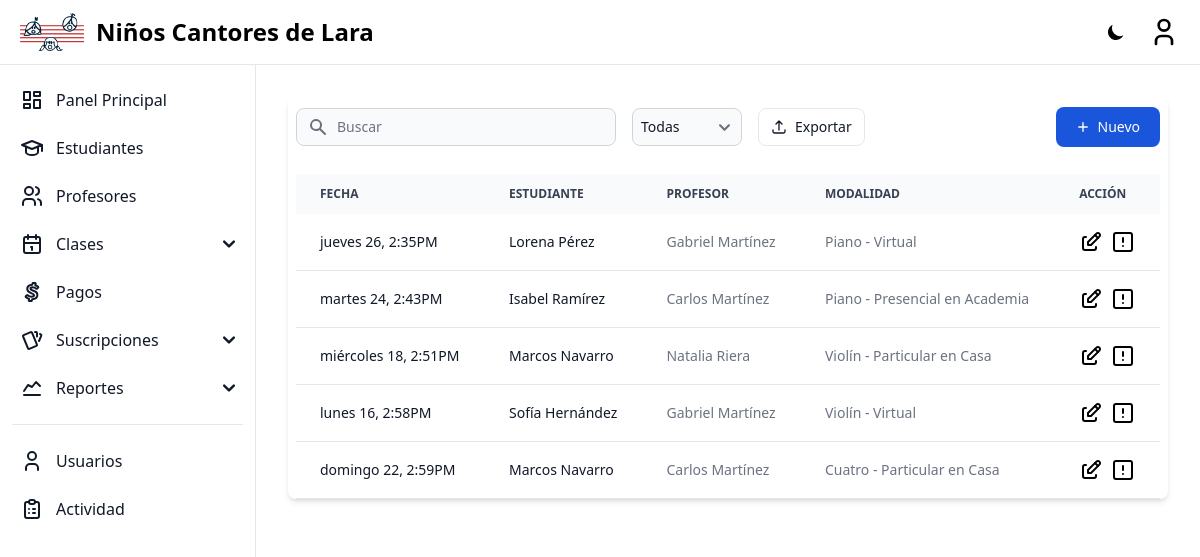
The app's page /lessons/ (signed in) with its own data.
### home/models.py (models this page shows, shortened)
class Lesson(models.Model):
    lesson_type = models.ForeignKey(LessonType, on_delete=models.CASCADE, verbose_name=_('Lesson Type'))
    subscription = models.ForeignKey('Subscription', on_delete=models.CASCADE, verbose_name=_('Subscription'))
    teacher = models.ForeignKey('Teacher', on_delete=models.CASCADE, verbose_name=_('Teacher'))
    description = models.CharField(verbose_name=_('Description'), max_length=200, blank=True, null=True)
    price = models.DecimalField(verbose_name=_('Price'), max_digits=10, decimal_places=2, blank=True, null=True)
    start_date = models.DateTimeField(verbose_name=_('Start Date'), blank=True, null=True)
    end_date = models.DateTimeField(verbose_name=_('End Date'), blank=True, null=True)
    lesson_status = models.BooleanField(verbose_name=_('Lesson Status'), default=False)  # True = Vista, False = No vista

class Subscription(models.Model):
    subscription_type = models.ForeignKey(SubscriptionType, on_delete=models.CASCADE, verbose_name=_('Subscription Type'))
    student = models.ForeignKey('Student', on_delete=models.CASCADE, verbose_name=_('Student'))
    start_date = models.DateField(verbose_name=_('Start Date'))
    end_date = models.DateField(verbose_name=_('End Date'))
    is_active = models.BooleanField(verbose_name=_('Active'), default=True)
    auto_renewal = models.BooleanField(verbose_name=_('Auto Renewal'), default=True)

class Student(models.Model):
    identify_card = models.CharField(verbose_name=_('Identify Card'), max_length=20, blank=True, null=True)
    first_name = models.CharField(verbose_name=_('First Name'), max_length=255)
    second_name = models.CharField(verbose_name=_('Second Name'), max_length=255, blank=True, null=True)
    first_surname = models.CharField(verbose_name=_('First Surname'), max_length=255)
    second_surname = models.CharField(verbose_name=_('Second Surname'), max_length=255, blank=True, null=True)
    birthdate = models.DateField(verbose_name=_('Birthdate'))
    phone_number = models.CharField(verbose_name=_('Phone'), max_length=20)
    email = models.EmailField(verbose_name=_('Email'), )
    address = models.TextField(verbose_name=_('Address'), )
    is_active = models.BooleanField(verbose_name=_('Active'), default=True)
    def __str__(self):
        return f'{self.first_name} {self.first_surname}'
    class Meta:
        constraints = [
            UniqueConstraint(
                fields=['identify_card','first_name', 'second_name', 'first_surname', 'second_surname', 'birthdate'],
                name='unique_student'
            )
        ]

class Teacher(models.Model):
    identify_card = models.CharField(verbose_name=_('Identify Card'), max_length=20, blank=True, null=True)
    first_name = models.CharField(verbose_name=_('First Name'), max_length=255)
    second_name = models.CharField(verbose_name=_('Second Name'), max_length=255, blank=True, null=True)
    first_surname = models.CharField(verbose_name=_('First Surname'), max_length=255)
    second_surname = models.CharField(verbose_name=_('Second Surname'), max_length=255, blank=True, null=True)
    birthdate = models.DateField(verbose_name=_('Birthdate'))
    phone_number = models.CharField(verbose_name=_('Phone'), max_length=20)
    email = models.EmailField(verbose_name=_('Email'))
    address = models.TextField(verbose_name=_('Address'))
    is_active = models.BooleanField(verbose_name=_('Active'), default=True)
    def __str__(self):
        return f'{self.first_name} {self.first_surname}'
    class Meta:
        constraints = [
            UniqueConstraint(
                fields=['identify_card','first_name', 'second_name', 'first_surname', 'second_surname', 'birthdate'],
                name='unique_teacher'
            )
        ]

class LessonType(models.Model):
    cathedra = models.CharField(verbose_name=_('Cathedra'), max_length=255)
    modality = models.CharField(verbose_name=_('Modality'), max_length=255)
    def __str__(self):
        return f'{self.cathedra} - {self.modality}'
    class Meta:
        constraints = [
            UniqueConstraint(fields=['cathedra', 'modality'], name='unique_lesson_type')
        ]

### home/views/lesson.py (the view)
# urls.py: path('lessons/', LessonListView.as_view(), name='lesson-list'),
class LessonListView(ListView):
    model = Lesson
    template_name = 'home/lesson_list.html'
    context_object_name = 'lessons'

### templates/home/lesson_list.html (shortened to what this page needs)
{% extends "base.html" %}
{% block content %}
{% load compress %}
{% load static %}
<div class="relative overflow-x-auto shadow-md sm:rounded-lg px-2">
    <div class="flex flex-row w-full items-center justify-between pb-4">
        <div class="flex py-3 flex-row items-center justify-between space-y-0 space-x-4">
            <div>
                <div class="relative">
                    <div class="absolute inset-y-0 left-0 flex items-center pl-3 pointer-events-none">
                    </div>
                    <input type="text" id="table-search"  class="block p-2 pl-10 text-sm text-gray-900 border border-gray-300 rounded-lg w-80 bg-gray-50 focus:ring-blue-500 focus:border-blue-500 dark:bg-gray-700 dark:border-gray-600 dark:placeholder-gray-400 dark:text-white dark:focus:ring-blue-500 dark:focus:border-blue-500" placeholder="Buscar">
                </div>
            </div>
            <div class="relative">
                <select id="filter-status" class="block p-2 pr-6 text-sm text-gray-900 border border-gray-300 rounded-lg bg-gray-50 focus:ring-blue-500 focus:border-blue-500 dark:bg-gray-700 dark:border-gray-600 dark:placeholder-gray-400 dark:text-white dark:focus:ring-blue-500 dark:focus:border-blue-500">
                    <option value="">Todas</option>
                </select>
            </div>
            <div class="flex flex-col flex-shrink-0 space-y-3 md:flex-row md:items-center lg:justify-end md:space-y-0 md:space-x-3">
                <button type="button" class="export-button flex items-center justify-center flex-shrink-0 px-3 py-2 text-sm font-medium text-gray-900 bg-white border border-gray-200 rounded-lg focus:outline-none hover:bg-gray-100 hover:text-primary-700 focus:z-10 focus:ring-4 focus:ring-gray-200 dark:focus:ring-gray-700 dark:bg-gray-800 dark:text-gray-400 dark:border-gray-600 dark:hover:text-white dark:hover:bg-gray-700">
                    <svg class="w-4 h-4 mr-2" xmlns="http://www.w3.org/2000/svg" fill="none" viewbox="0 0 24 24" stroke-width="2" stroke="currentColor" aria-hidden="true">
                        <path stroke-linecap="round" stroke-linejoin="round" d="M3 16.5v2.25A2.25 2.25 0 005.25 21h13.5A2.25 2.25 0 0021 18.75V16.5m-13.5-9L12 3m0 0l4.5 4.5M12 3v13.5" />
                    </svg>
                    Exportar
                </button>
            </div>
        </div>
        <button type="button" onclick="window.location.href = '{% url 'lesson-create' %}'" class="flex items-center justify-center text-white bg-blue-700 hover:bg-blue-800 focus:ring-4 focus:outline-none focus:ring-blue-300 font-medium rounded-lg text-sm w-full sm:w-auto px-5 py-2.5 text-center dark:bg-blue-600 dark:hover:bg-blue-700 dark:focus:ring-blue-800">
            <svg class="h-3.5 w-3.5 mr-2" fill="currentColor" viewbox="0 0 20 20" xmlns="http://www.w3.org/2000/svg" aria-hidden="true">
                <path clip-rule="evenodd" fill-rule="evenodd" d="M10 3a1 1 0 011 1v5h5a1 1 0 110 2h-5v5a1 1 0 11-2 0v-5H4a1 1 0 110-2h5V4a1 1 0 011-1z" />
            </svg>
            Nuevo
        </button>
    </div>
    <table class="w-full text-sm text-left text-gray-500 dark:text-gray-400" id="table-file">
        <thead class="text-xs text-gray-700 uppercase bg-gray-50 dark:bg-gray-700 dark:text-gray-400">
            <tr>
                <th scope="col" class="px-6 py-3">
                    Fecha
                </th>
                <th scope="col" class="px-6 py-3">
                    Estudiante
                </th>
                <th scope="col" class="px-6 py-3">
                    Profesor
                </th>
                <th scope="col" class="px-6 py-3">
                    Modalidad
                </th>
                <th scope="col" class="px-6 py-3">
                    Acción
                </th>
            </tr>
        </thead>
        <tbody>
            {% for lesson in lessons %}
            <tr class="bg-white border-b dark:bg-gray-900 dark:border-gray-700" data-status="{% if lesson.lesson_status %}active{% else %}inactive{% endif %}">
                {% if lesson.start_date %}
                    <td class="px-6 py-4 font-medium text-gray-900 whitespace-nowrap dark:text-white">
                        {{ lesson.start_date|date:"l j, g:iA" }}
                    </td>
                {% else %}
                    <td class="px-6 py-4 font-medium text-gray-400 whitespace-nowrap dark:text-white">
                        Sin fecha establecida
                    </td>
                {% endif %}
                <td class="px-6 py-4 font-medium text-gray-900 whitespace-nowrap dark:text-white">
                    {{ lesson.subscription.student }}
                </td>
                <td class="px-6 py-4">
                    {{ lesson.teacher }}
                </td>
                <td class="px-6 py-4">
                    {{ lesson.lesson_type }}
                </td>
                <td class="px-6 py-4">
                    <div class="flex items-center h-full flex-1 flex-row gap-x-2">
                        <a href="{% url 'lesson-update' lesson.pk %}" class="font-medium text-black dark:text-white hover:underline">
                        </a>
                        <button
                            class="font-medium text-black dark:text-white hover:underline"
                            onclick="openModal('lessonModal', {
                                'Fecha': '{% if lesson.start_date %}{{ lesson.start_date|date:"l j, g:iA" }}{% endif %}',
                                'Estudiante': '{{ lesson.subscription.student }}',
                                'Precio': '{% if lesson.price %}${{lesson.price}}{% else %}$0{% endif %}',
                                'Profesor': '{{ lesson.teacher }}',
                                'Clase vista': '{% if lesson.lesson_status %}Vista{% else %}No vista{% endif %}',
                            })">
                        </button>
                    </div>
                </td>
            </tr>
            {% endfor %}
        </tbody>
    </table>
</div>
{% endblock %}

### records on screen
Lesson: start_date "jueves 26, 2:35PM", subscription.student "Lorena Pérez", teacher "Gabriel Martínez", lesson_type "Piano - Virtual"
Lesson: start_date "martes 24, 2:43PM", subscription.student "Isabel Ramírez", teacher "Carlos Martínez", lesson_type "Piano - Presencial en Academia"
Lesson: start_date "miércoles 18, 2:51PM", subscription.student "Marcos Navarro", teacher "Natalia Riera", lesson_type "Violín - Particular en Casa"
Lesson: start_date "lunes 16, 2:58PM", subscription.student "Sofía Hernández", teacher "Gabriel Martínez", lesson_type "Violín - Virtual"
Lesson: start_date "domingo 22, 2:59PM", subscription.student "Marcos Navarro", teacher "Carlos Martínez", lesson_type "Cuatro - Particular en Casa"
